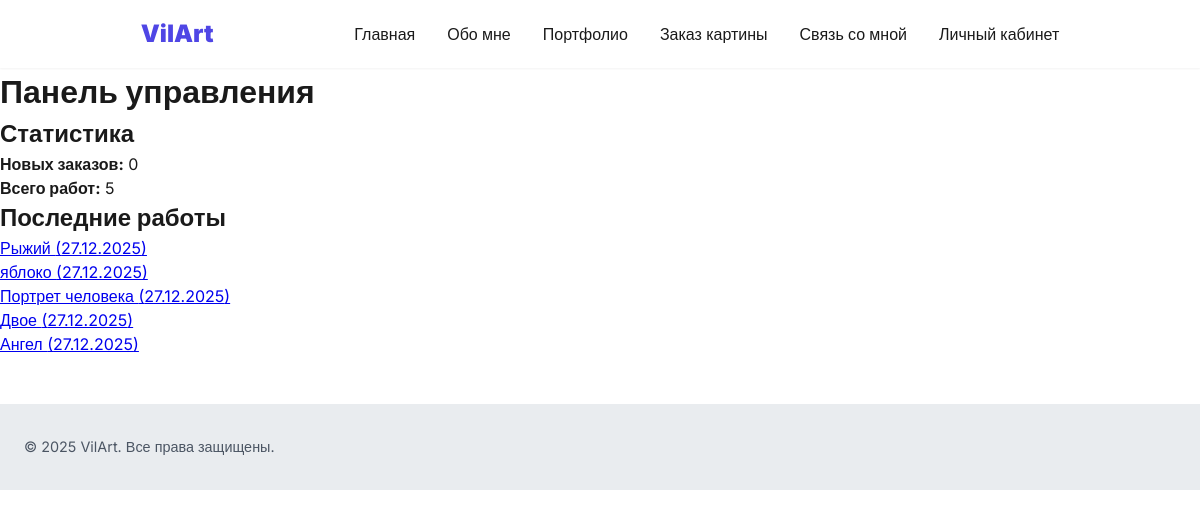
The page /admin_dashboard/ (signed in) on the database its author committed.
### portfolio/models.py (models this page shows, shortened)
class PortfolioWork(models.Model):
    title = models.CharField('Название работы', max_length=200)
    description = models.TextField('Описание')
    image = models.ImageField('Изображение', upload_to='works/')
    created_at = models.DateTimeField('Дата создания', auto_now_add=True)
    updated_at = models.DateTimeField('Дата обновления', auto_now=True)

### portfolio/views.py (the view)
# urls.py: path('admin_dashboard/', views.admin_dashboard, name='admin_dashboard'),
@staff_member_required  # Доступ только для админов
def admin_dashboard(request):
    context = {
        'recent_works': PortfolioWork.objects.order_by('-created_at')[:5],
        'pending_orders': Order.objects.filter(status='pending').count(),
        'total_works': PortfolioWork.objects.count(),
    }
    return render(request, 'admin/dashboard.html', context)

### templates/admin/dashboard.html (shortened to what this page needs)
{% extends "base.html" %}
{% block content %}
<div class="dashboard">
    <h1>Панель управления</h1>
    <div class="module">
        <h2>Статистика</h2>
        <p><strong>Новых заказов:</strong> {{ pending_orders }}</p>
        <p><strong>Всего работ:</strong> {{ total_works }}</p>
    </div>
    <div class="module">
        <h2>Последние работы</h2>
        <ul>
            {% for work in recent_works %}
                <li>
                    <a href="{% url 'admin:portfolio_portfoliowork_change' work.id %}">
                        {{ work.title }} ({{ work.created_at|date:"d.m.Y" }})
                    </a>
                </li>
            {% endfor %}
        </ul>
    </div>
</div>
{% endblock %}

### static/css/main.css (style rules this page uses)
:root { --color-white: #ffffff; --color-gray-100: #f8f9fa; --color-gray-200: #e9ecef; --color-gray-300: #dee2e6; --color-primary: #4f46e5; --color-secondary: #06b6d4; --color-accent: #ec4899; --color-text: #1a1a1a; --color-text-light: #4b5563; --font-family: 'Inter', sans-serif; --font-size-base: 1rem; --line-height-base: 1.5; --spacing-xs: 0.5rem; --spacing-sm: 1rem; --spacing-md: 1.5rem; --spacing-lg: 2rem; --spacing-xl: 3rem; --radius-sm: 0.375rem; --radius-md: 0.5rem; --radius-lg: 1rem; --shadow-sm: 0 1px 2px rgba(0, 0, 0, 0.05); --shadow-md: 0 4px 6px -1px rgba(0, 0, 0, 0.1); --shadow-lg: 0 10px 15px -3px rgba(0, 0, 0, 0.1); --transition-base: all 0.3s cubic-bezier(0.4, 0, 0.2, 1); }
* { margin: 0; padding: 0; box-sizing: border-box; }
body { font-family: var(--font-family); font-size: var(--font-size-base); line-height: var(--line-height-base); color: var(--color-text); background-color: var(--color-white); min-height: 100vh; position: relative; }
.body { display: flex; flex-direction: column; min-height: 100vh; }
:root { --primary: #4a6fa5; --accent: #e74c3c; --text: #2c3e50; --light: #ecf0f1; --white: #ffffff; }

### rows shown on the page
PortfolioWork: title "Рыжий", created_at "27.12.2025"
PortfolioWork: title "яблоко", created_at "27.12.2025"
PortfolioWork: title "Портрет человека", created_at "27.12.2025"
PortfolioWork: title "Двое", created_at "27.12.2025"
PortfolioWork: title "Ангел", created_at "27.12.2025"

### other values the page prints
{{ pending_orders }} "0"
{{ total_works }} "5"
